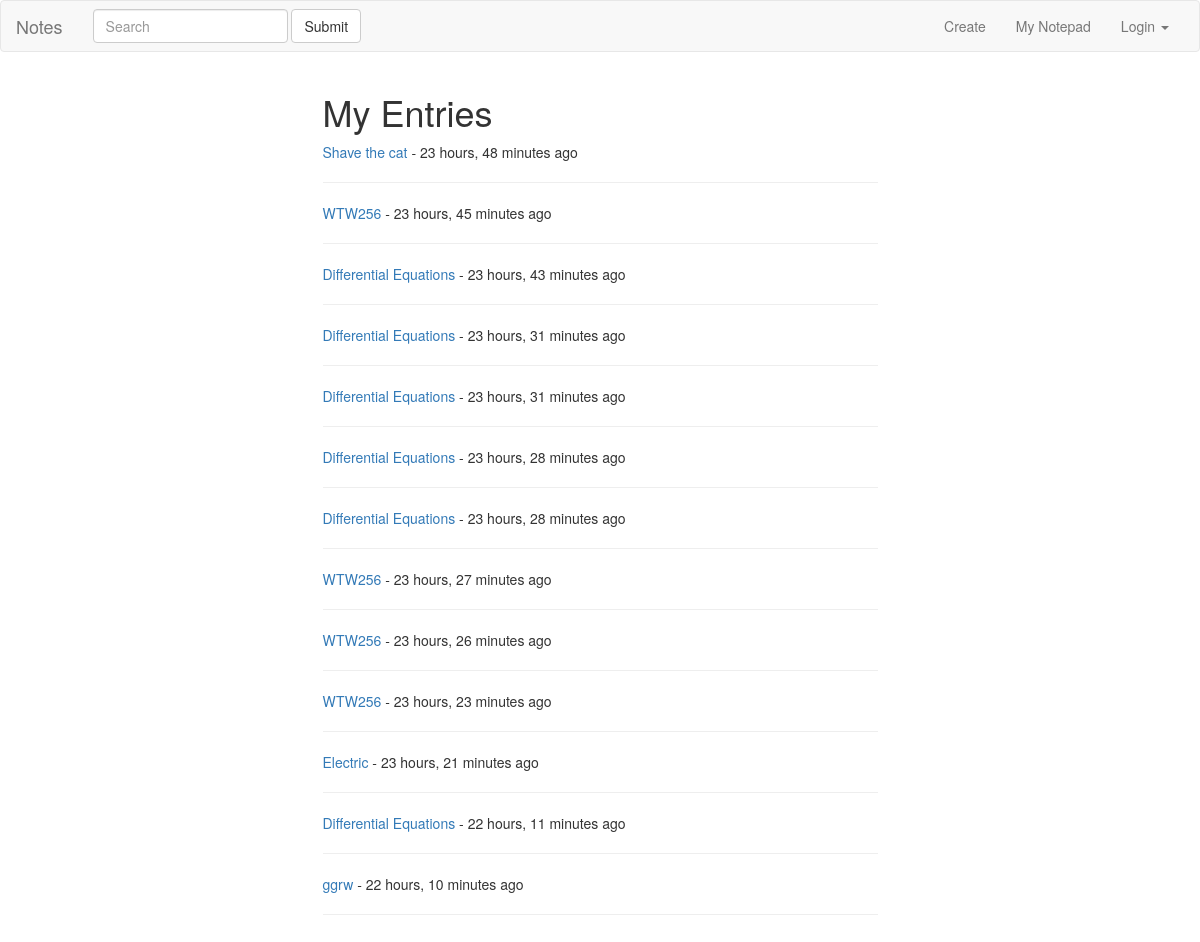
Page /entries/ on the earlier database version.
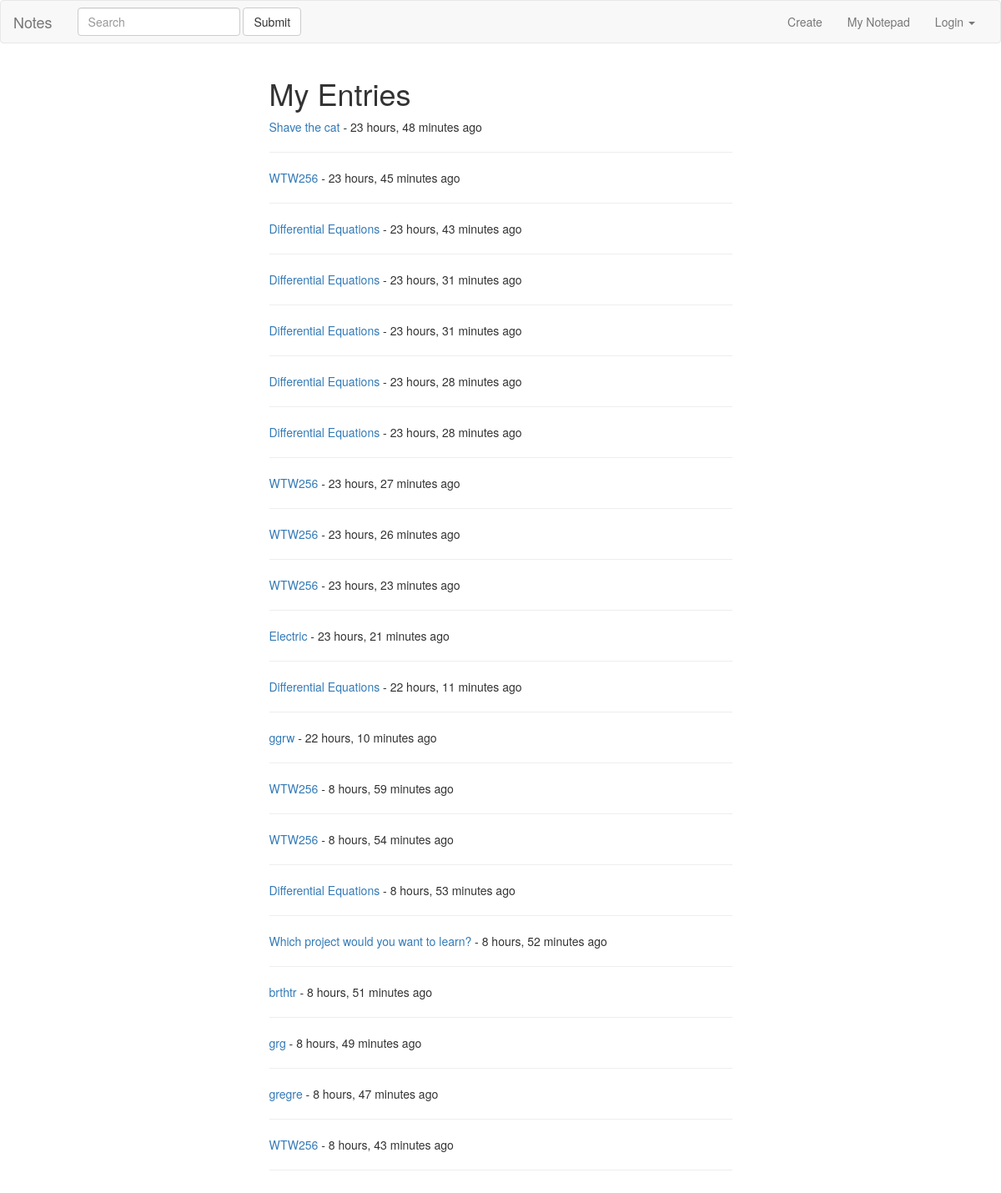
Same page on the later database version.
### notes/models.py (models this page shows, shortened)
class Entry(models.Model):
	user = models.ForeignKey(settings.AUTH_USER_MODEL)
	title = models.CharField(max_length=120)
	description = models.TextField()
	timestamp = models.DateTimeField(auto_now_add=True) #The moment it's created
	updated = models.DateTimeField(auto_now=True) #The moment its updated
	image = models.ImageField(null=True, blank=True)
	def get_absolute_url(self):
		return "/entries/{0}/".format(self.id)

### notes/views.py (the view)
def entry_list(request):
	entries = Entry.objects.all()
	context = {
		'object_list': entries
	}
	return render(request, "notes/entries.html", context)

### notes/templates/notes/entries.html
{% extends 'base.html' %}
{% block content %}
<div class="container">
	<div class="row">
		<div class="col-sm-offset-3 col-sm-6">
			<h1>My Entries</h1>
			<table class="table">
					{% for object in object_list %}
					<p><a href="{{ object.get_absolute_url }}">{{ object.title }}</a> - {{ object.timestamp|timesince }} ago</p>
					<hr>
					{% endfor %}
			</table>
		</div>
	</div>
</div>
{% endblock content %}

### templates/base.html (shortened to what this page needs)
{% load static %}
<!DOCTYPE html>
<html>
<head>
<link rel="stylesheet" href="https://maxcdn.bootstrapcdn.com/bootstrap/3.3.7/css/bootstrap.min.css">
<link rel="stylesheet" type="text/css" href="{% static 'css/custom.css' %}">
</head>
<body>
{% include 'navbar.html' %}
{% block content %}
{% endblock content %}
</body>
</html>

### templates/navbar.html (shortened to what this page needs)
<nav class="navbar navbar-default">
  <div class="container-fluid">
    <div class="navbar-header">
      <a class="navbar-brand" href="#">Notes</a>
    </div>
    <div class="collapse navbar-collapse" id="bs-example-navbar-collapse-1">
      <form class="navbar-form navbar-left">
        <div class="form-group">
          <input type="text" class="form-control" placeholder="Search">
        </div>
        <button type="submit" class="btn btn-default">Submit</button>
      </form>
      <ul class="nav navbar-nav navbar-right">
        <li><a href="{% url 'entries:create' %}">Create</a></li>
        <li><a href="{% url 'entries:list' %}">My Notepad</a></li>
        <li class="dropdown">
          <a href="#" class="dropdown-toggle" data-toggle="dropdown" role="button" aria-haspopup="true" aria-expanded="false">Login <span class="caret"></span></a>
        </li>
      </ul>
    </div>
  </div>
</nav>

Differences in the rows shown:
added Entry: title "WTW256", timestamp "8 hours, 59 minutes"
added Entry: title "WTW256", timestamp "8 hours, 54 minutes"
added Entry: title "Differential Equations", timestamp "8 hours, 53 minutes"
added Entry: title "Which project would you want to learn?", timestamp "8 hours, 52 minutes"
added Entry: title "brthtr", timestamp "8 hours, 51 minutes"
added Entry: title "grg", timestamp "8 hours, 49 minutes"
added Entry: title "gregre", timestamp "8 hours, 47 minutes"
added Entry: title "WTW256", timestamp "8 hours, 43 minutes"
